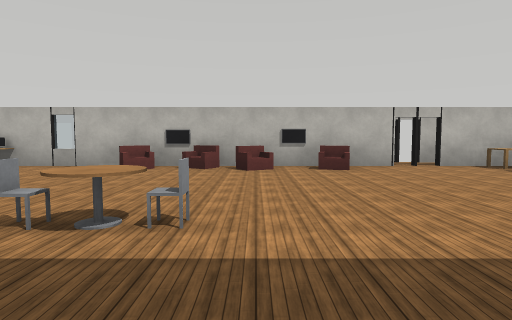
View 1 (above)

24 first-person views from a walk through a Webots world. The camera is 1.2 m above the floor, tilts 4° down and sees 75° across. Doors are drawn as open doorways. The floor is counted in squares, 2 m on a side. Each view is taken from the middle of a square. On the plan, view 1 faces up. The plan holds only what a view shows up to about 9 squares ahead; the rest is blank. Robots are left out. Webots' stock objects and surfaces are drawn as simple stand-ins.

View 2
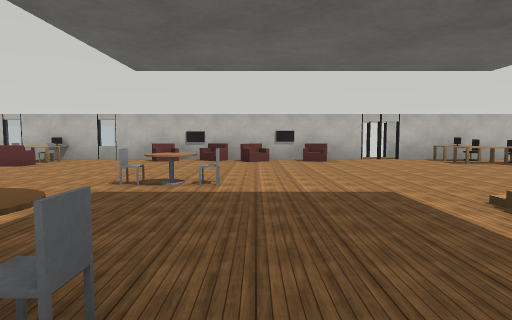

View 3
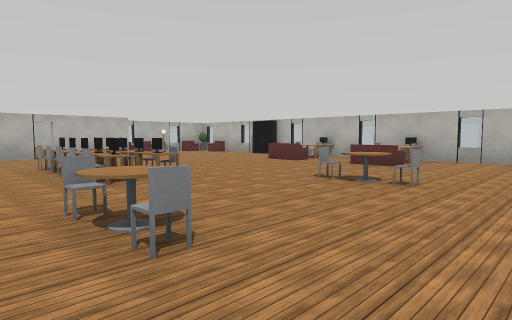

View 4
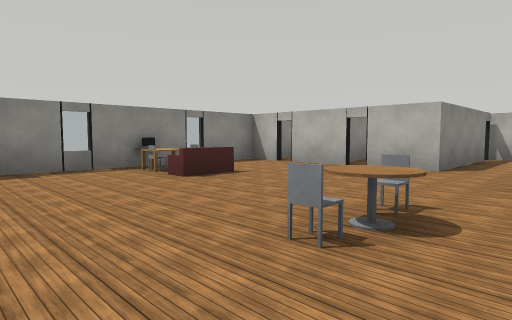

View 5
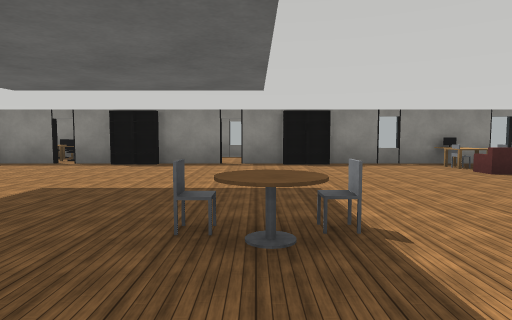

View 6
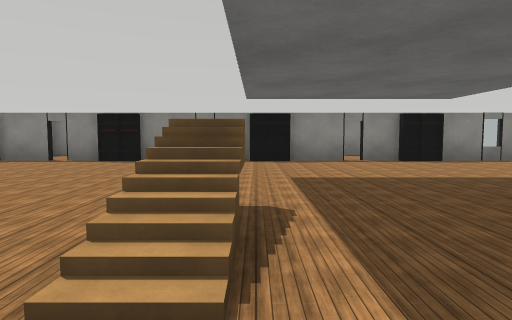

View 7
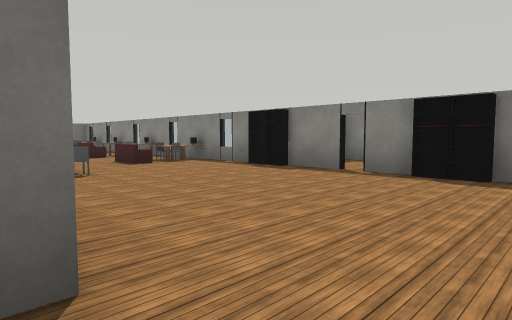

View 8
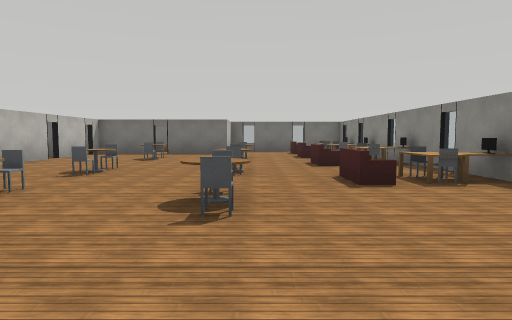

View 9
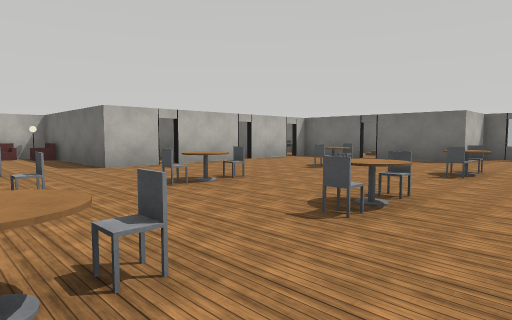

View 10
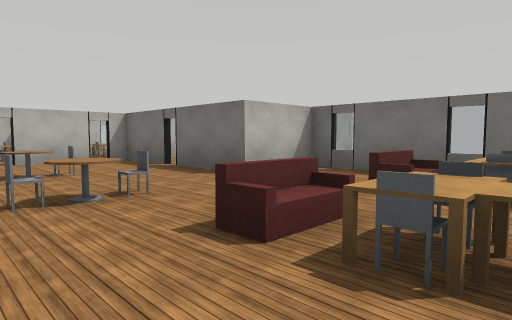

View 11
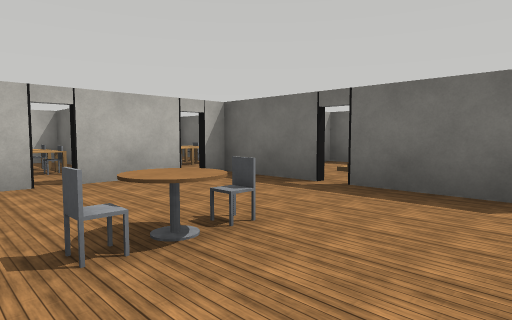

View 12
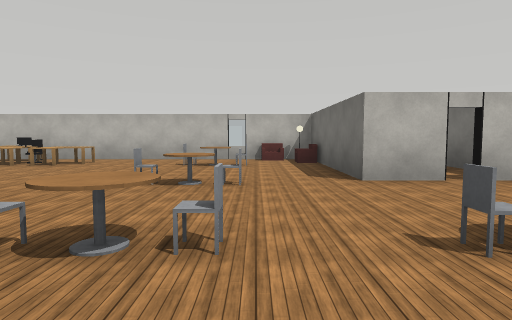

View 13
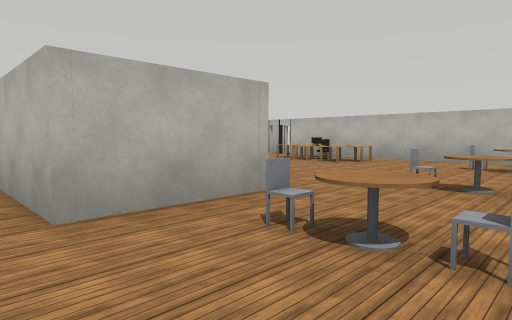

View 14
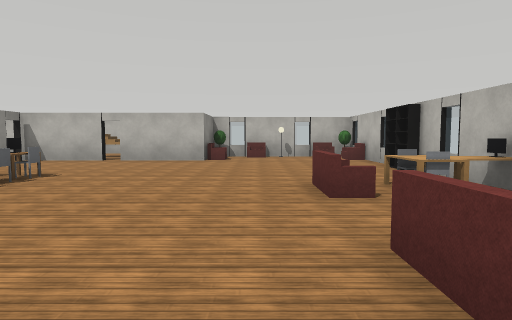

View 15
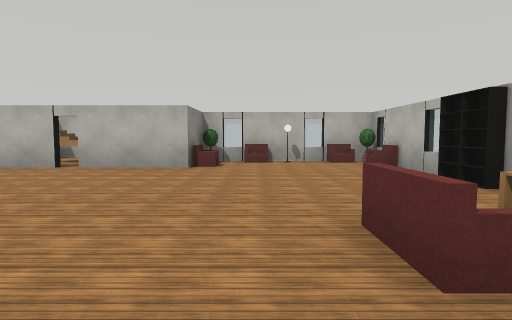

View 16
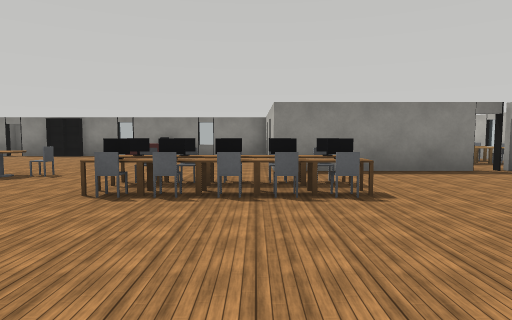

View 17
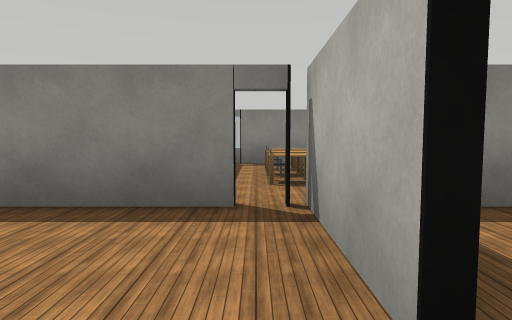

View 18
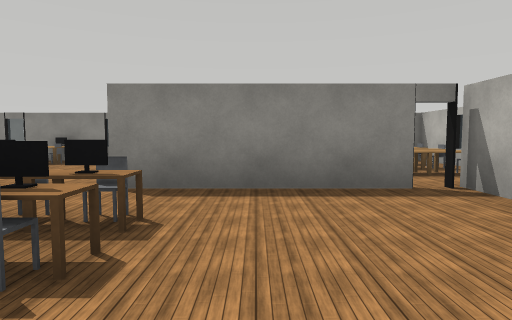

View 19
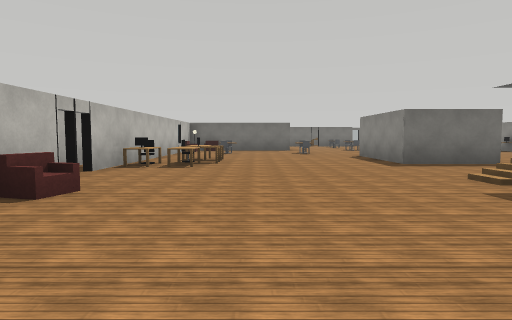

View 20
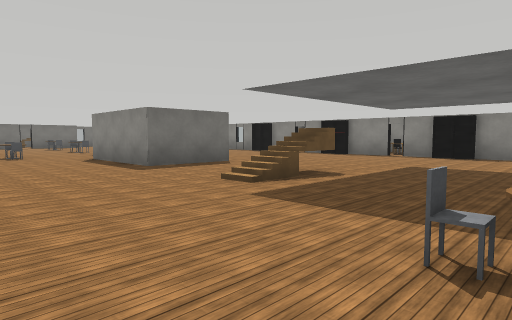

View 21
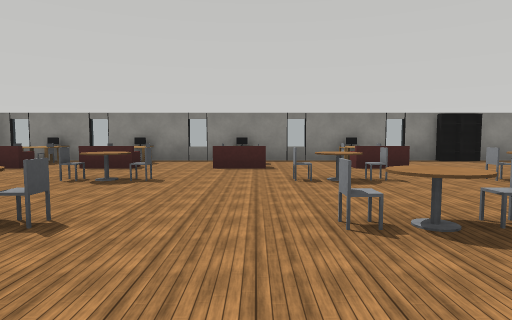

View 22
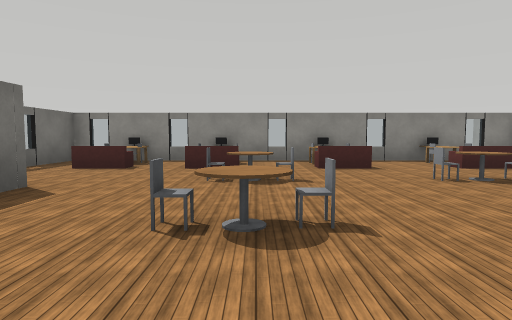

View 23
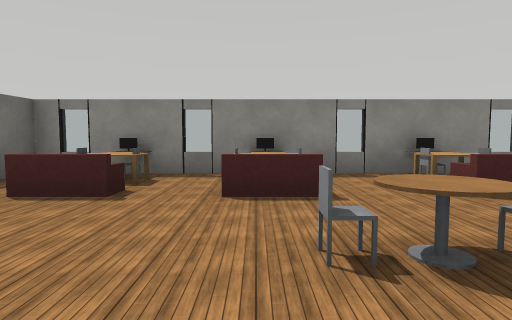

View 24
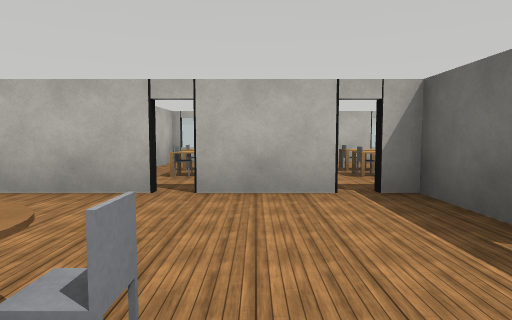

### Floor plan
Points are (right, up) in squares from view 1. A wall is a line through its corners. A room is listed if a view was taken in it or the views show most of it. See-through windows are left out.
Room 1 (views 1, 2, 3, 4, 5, 6, 7, 8, 9, 10, 11, 12, 13, 14, 15, 16, 17, 18, 19, 20, 21, 22, 23, 24)
walls: (5.3, -1.5) (5.3, 0.8) (8.4, 0.8) (8.4, -1.4) (6.3, -1.4); (4.4, -6.4) (6.9, -6.4); (2.9, 6.9) (-6.9, 6.9); (-0.2, -6.4) (0.6, -6.4); (7.1, -6.4) (20.6, -6.4) (20.6, -2) (18.8, -2) (18.8, 0.1); (5.3, 7.7) (3.8, 7.7); (10.5, 6.9) (3.8, 6.9); (8, -8.9) (8.6, -8.9); (13.6, 2.5) (12.5, 2.5) (12.5, 5.5); (-8.3, -3.5) (-8.3, -5.1); (-8.3, -5.5) (-8.3, -6.4) (-0.6, -6.4); (16, 2.5) (14, 2.5); (-8.4, 6.9) (-9.5, 6.9); (-11.9, -1.8) (-8.3, -1.8) (-8.3, -3.2); (17.9, 2.5) (16.3, 2.5); (-12.5, 0.2) (-12.5, -2); (-12.5, 2.6) (-12.5, 0.5); (18.8, 0.5) (18.8, 2.5) (18.3, 2.5); (-11.4, 6.9) (-12.5, 6.9); (-14.2, 5.5) (-14.2, 4.5)
ways out: open door at (-12.5, 0); open door at (-12, -2); open door at (-8, -4); open door at (-0.5, -6.5); open door at (3, -6); open door at (3.5, 7.5); open door at (7, -6.5); open door at (14, 3); open door at (16, 3); open door at (18, 3); open door at (19, 0)
objects: potted tree (-14, 3); armchair (-14, 4); other object (-14, 5); armchair (-14, 6); potted tree (-14, 7); armchair (-13, 3); armchair (-13, 7); shelf (-11, 7); monitor (-10, 0); shelf (-10, 7); monitor (-9, -1); desk (-9, 0); chair (-9, 1); chair (-9, 6); monitor (-8, -1); chair (-8, 0); chair (-8, 1); sofa (-8, 5); table (-8, 6); monitor (-8, 7); monitor (-7, -1); desk (-7, 0); chair (-7, 1); chair (-7, 6); other object (-6, -6); other object (-6, -5); monitor (-6, 0); other object (-6, 6); other object (-5, -6); chair (-5, -5); sofa (-5, -4); chair (-5, -1); chair (-5, 2); sofa (-5, 5); table (-5, 6); other object (-5, 7); round table (-4, -1); round table (-4, 2); other object (-4, 6); chair (-3, -1); chair (-3, 2); shelf (-2, -6); round table (-2, -1); chair (-2, 2); armchair (-2, 6); chair (-1, -1); round table (-1, 2); armchair (-1, 6); chair (0, 2); armchair (0, 6); shelf (1, -6); armchair (1, 6); shelf (2, -6); stairs (2, -1); stairs (2, 0); table (4, 6); shelf (5, -5); table (5, 5); other object (5, 6); other object (6, 4); table (6, 5); office chair (6, 6); table (7, 5); shelf (9, -6); chair (9, -3); round table (9, 0); chair (9, 2); other object (9, 5); round table (10, -3); chair (10, 0); round table (10, 2); other object (10, 5); monitor (11, -6); chair (11, -5); sofa (11, -4) to (12, -4); chair (11, -3); chair (11, 0); chair (11, 2); other object (11, 5); armchair (11, 7); table (12, -6); chair (12, -5); chair (12, -3); chair (12, 0); armchair (12, 6); other object (12, 7); monitor (13, -6); round table (13, -3); round table (13, 0); other object (14, -6); other object (14, -5); sofa (14, -4); chair (14, -3); chair (14, 0); chair (15, -5); chair (15, -3); round table (15, 0); monitor (16, -6); chair (16, -5); round table (16, -3); chair (16, 0); table (17, -6); chair (17, -5); sofa (17, -4); chair (17, -3); chair (17, 0); monitor (18, -6); other object (19, -6); other object (19, -5); sofa (19, -4)

Where each view was taken, in squares from view 1:
view 1: 0 up, 0 right, facing up
view 2: 2 down, 0 right, facing up
view 3: 2 down, 2 left, facing up-left
view 4: 0 up, 2 left, facing down-left
view 5: 1 up, 1 left, facing down
view 6: 2 up, 2 right, facing down
view 7: 1 down, 4 right, facing down-right
view 8: 3 down, 7 right, facing right
view 9: 4 down, 10 right, facing up-right
view 10: 6 down, 15 right, facing up-right
view 11: 2 down, 15 right, facing up-right
view 12: 2 down, 11 right, facing up
view 13: 2 down, 11 right, facing up-left
view 14: 4 up, 4 left, facing left
view 15: 4 up, 6 left, facing left
view 16: 4 up, 8 left, facing down
view 17: 1 up, 12 left, facing down
view 18: 2 up, 10 left, facing down
view 19: 4 up, 2 left, facing right
view 20: 4 up, 1 left, facing down-right
view 21: 2 up, 14 right, facing down
view 22: 2 up, 16 right, facing down
view 23: 1 down, 17 right, facing down
view 24: 1 down, 17 right, facing up
